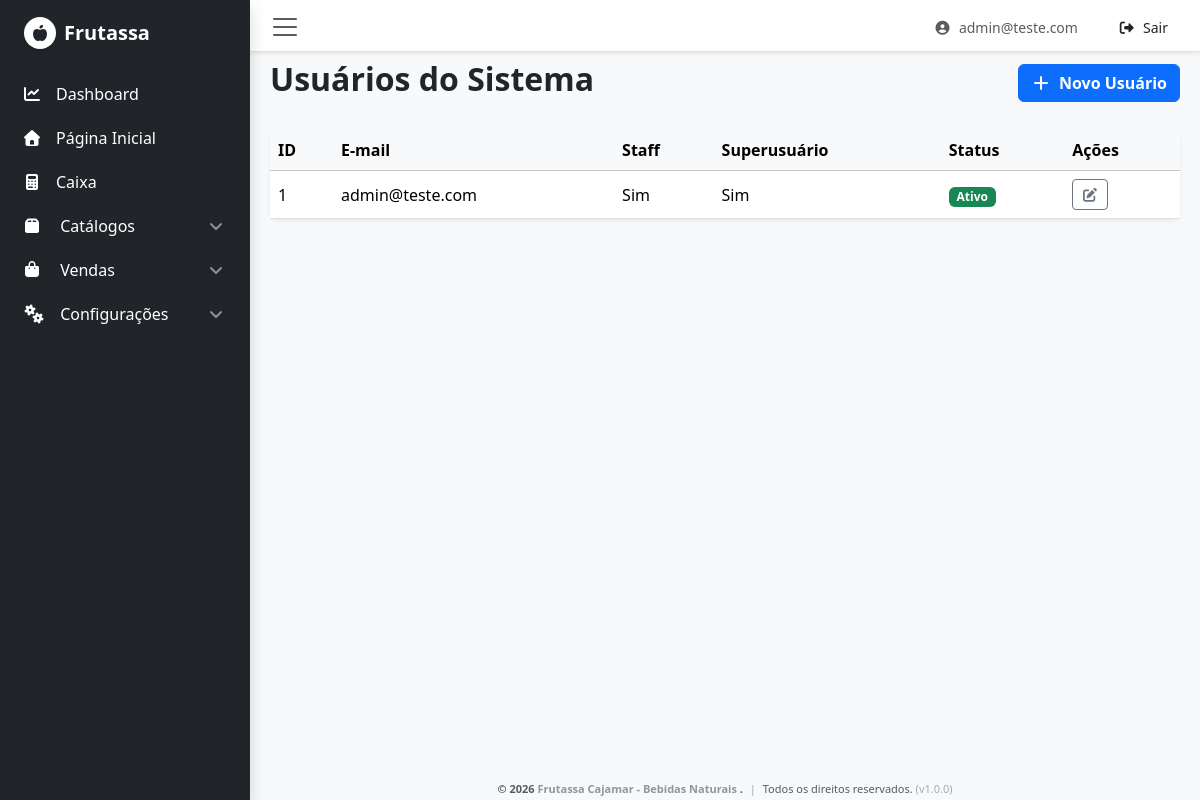
/usuarios (signed in), run on the app's committed database.
### models.py (models this page shows, shortened)
class User(db.Model, UserMixin):
    __tablename__ = 'user'
    id = db.Column(db.Integer, primary_key=True)
    email = db.Column(db.String(255), unique=True, nullable=False)
    password = db.Column(db.String(255), nullable=False)
    active = db.Column(db.Boolean(), default=True)
    fs_uniquifier = db.Column(db.String(64), unique=True, nullable=False)
    is_staff = db.Column(db.Boolean(), default=False)
    is_superuser = db.Column(db.Boolean(), default=False)
    roles = db.relationship('Role', secondary=roles_users, backref=db.backref('users', lazy='dynamic'))

### Blueprint/usuarios_bp.py (the view)
@usuarios_bp.route('/usuarios')
@admin_required()
def listar():
    usuarios = User.query.all()
    return render_template('site/usuarios_lista.html', usuarios=usuarios)

### extensions.py (called while the page is built)
def admin_required():
    def decorator(f):
        @wraps(f)
        def decorated_function(*args, **kwargs):
            if not current_user.is_authenticated:
                return abort(401)
            is_superuser = getattr(current_user, 'is_superuser', False)
            is_staff = getattr(current_user, 'is_staff', False)
            if not (is_superuser or is_staff):
                return abort(403)
            return f(*args, **kwargs)
        return decorated_function
    return decorator

### templates/site/usuarios_lista.html (shortened to what this page needs)
{% extends 'base.html' %}
{% block content %}
<div class="d-flex justify-content-between align-items-center mb-4">
    <h2 class="fw-bold text-dark">Usuários do Sistema</h2>
    <a href="{{ url_for('usuarios.criar') }}" class="btn btn-primary fw-bold">
        <i class="fas fa-plus me-2"></i>Novo Usuário
    </a>
</div>
<div class="card shadow-sm border-0 rounded-3">
    <div class="table-responsive">
        <table class="table table-hover align-middle mb-0">
            <thead class="table-light">
                <tr>
                    <th>ID</th>
                    <th>E-mail</th>
                    <th>Staff</th>
                    <th>Superusuário</th>
                    <th>Status</th>
                    <th>Ações</th>
                </tr>
            </thead>
            <tbody>
                {% for usuario in usuarios %}
                <tr>
                    <td>{{ usuario.id }}</td>
                    <td class="fw-medium">{{ usuario.email }}</td>
                    <td>{{ 'Sim' if usuario.is_staff else 'Não' }}</td>
                    <td>{{ 'Sim' if usuario.is_superuser else 'Não' }}</td>
                    <td>
                        <span class="badge {{ 'bg-success' if usuario.active else 'bg-danger' }}">
                            {{ 'Ativo' if usuario.active else 'Inativo' }}
                        </span>
                    </td>
                    <td>
                        <a href="#" class="btn btn-sm btn-outline-secondary me-1"><i class="fas fa-edit"></i></a>
                    </td>
                </tr>
                {% endfor %}
            </tbody>
        </table>
    </div>
</div>
{% endblock %}

### templates/base.html (shortened to what this page needs)
<!DOCTYPE html>
<html lang="pt-br" class="h-100 m-0 p-0">
    <head>
        <link rel="stylesheet" href="https://cdnjs.cloudflare.com/ajax/libs/font-awesome/7.0.1/css/all.min.css" />
        <link rel="stylesheet" href="https://cdn.jsdelivr.net/npm/bootstrap@5.3.8/dist/css/bootstrap.min.css">
    </head>
    <body data-admin-utc-offset="-10800" class="bg-light h-100 m-0 p-0 overflow-hidden">
        <div class="row g-0 w-100 h-100 align-items-stretch m-0 p-0">
            <nav class="collapse collapse-horizontal show bg-dark text-white shadow h-100 col-auto" id="meuMenu" style="z-index: 1020;">
                <div style="width: 250px;" class="p-2">
                    <div class="d-flex align-items-center py-3 px-3 mb-3" style="height: 50px;">
                        <h5 class="fw-light text-white d-flex align-items-center m-0">
                            <i class="fas fa-apple-whole me-2 bg-white rounded-circle fs-6 shadow-sm d-inline-flex align-items-center justify-content-center"
                               style="width: 32px; height: 32px; color:#212529"></i>
                            <span class="fw-semibold me-3">Frutassa</span>
                        </h5>
                    </div>
                    <ul class="navbar-nav flex-column w-100">
                        {% block nav %}
                            {% for item in menu_items %}
                                {% if item.children %}
                                    <li class="nav-item mb-1">
                                        <button class="btn btn-dark bg-transparent text-white border-0 w-100 text-start d-flex align-items-center justify-content-between py-2 px-3 shadow-none collapsed"
                                                type="button"
                                                data-bs-toggle="collapse"
                                                data-bs-target="#submenu-{{ loop.index }}"
                                                aria-expanded="false"
                                                aria-controls="submenu-{{ loop.index }}">
                                            <div>
                                                <i class="fas fa-{{ item.icon | default('folder') }} me-3 text-center" style="width: 16px;"></i>
                                                <span>{{ item.name }}</span>
                                            </div>
                                            <i class="fas fa-angle-down opacity-50"></i>
                                        </button>
                                    </li>
                                {% else %}
                                    <li class="nav-item mb-1">
                                        <a href="{{ url_for(item.key) if item.key else '#' }}" class="btn btn-dark bg-transparent border-0 text-white w-100 text-start d-flex align-items-center py-2 px-3 shadow-none">
                                            <i class="fas fa-{{ item.icon | default('link') }} me-3 text-center" style="width: 16px;"></i>
                                            <span>{{ item.name }}</span>
                                        </a>
                                    </li>
                                {% endif %}
                            {% endfor %}
                        {% endblock %}
                    </ul>
                </div>
            </nav>
            <div class="col d-flex flex-column h-100" style="overflow-y: auto;">
                <nav class="navbar navbar-light bg-white border-bottom py-2 px-3 shadow-sm" style="height: 52px; min-height: 52px;">
                    <div class="container-fluid p-0">
                        <button class="navbar-toggler border-0 shadow-none p-1 me-2" type="button" data-bs-toggle="collapse" data-bs-target="#meuMenu" aria-controls="meuMenu" aria-expanded="true" aria-label="Toggle navigation">
                            <span class="navbar-toggler-icon"></span>
                        </button>
                        <div class="d-flex align-items-center me-4">
                            <a href="#" class="d-block text-muted text-decoration-none small fw-medium">
                                <i class="fas fa-user-circle me-1"></i> {{ current_user.email | default('Visitante') }}
                            </a>
                        </div>
                        <form action="{{ url_for('security.logout') }}" method="POST" style="display: inline;">
                            <button type="submit" class="btn btn-sm text-dark fw-medium px-3 border-0 bg-transparent shadow-none">
                                <i class="fas fa-sign-out-alt me-1"></i> Sair
                            </button>
                        </form>
                    </div>
                </nav>
                <main class="p-2 flex-grow-1">
                    <div class="container-fluid">
                        {% block content %}{% endblock %}
                    </div>
                </main>
                <footer class="bg-light d-flex align-items-center justify-content-center text-muted mt-auto" style="min-height: 22px; height: 22px; font-size: 11px; padding: 0;">
                    <div class="text-center" style="line-height: 22px;">
                        <strong>&copy; 2026 <a href="#" class="text-decoration-none text-secondary opacity-75">
                            Frutassa Cajamar - Bebidas Naturais
                        </a>.</strong>
                        <span class="mx-1 opacity-50">|</span> Todos os direitos reservados.
                        <span class="d-none d-sm-inline ml-1 opacity-50">(v1.0.0)</span>
                    </div>
                </footer>
            </div>
        </div>
    </body>
</html>

### templates/base.html (style rules this page uses)
button[data-bs-toggle="collapse"] .fa-angle-down { transition: transform 0.3s ease; transform: rotate(180deg); }
button[data-bs-toggle="collapse"].collapsed .fa-angle-down { transform: rotate(0deg); }

### data on the page
User: email "admin@teste.com", id "1", is_staff "Sim", is_superuser "Sim", active "Ativo"

### other printed values
{{ item.name }} "Dashboard" "Página Inicial" "Caixa"
{{ item.name }} "Catálogos" "Vendas" "Configurações"
